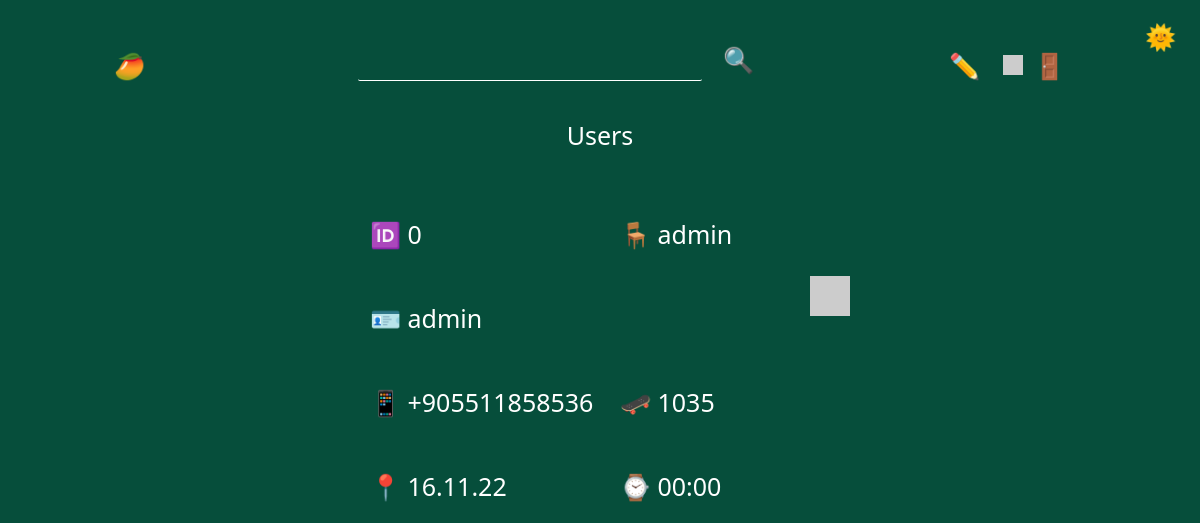
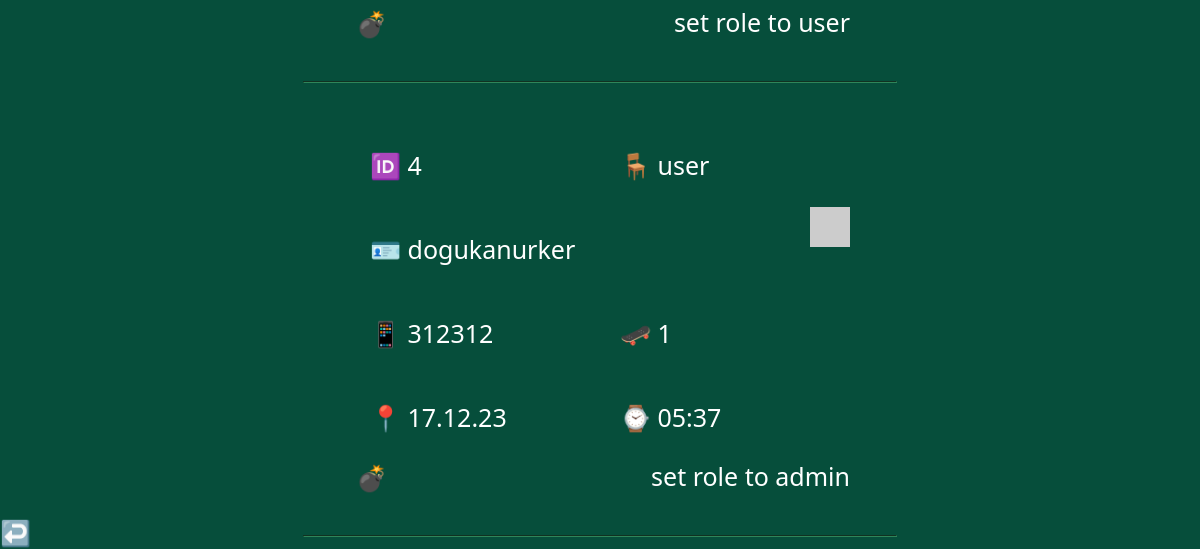
Before: /adminpanel/users (signed in) with the older database file (2 pictures, top to bottom).
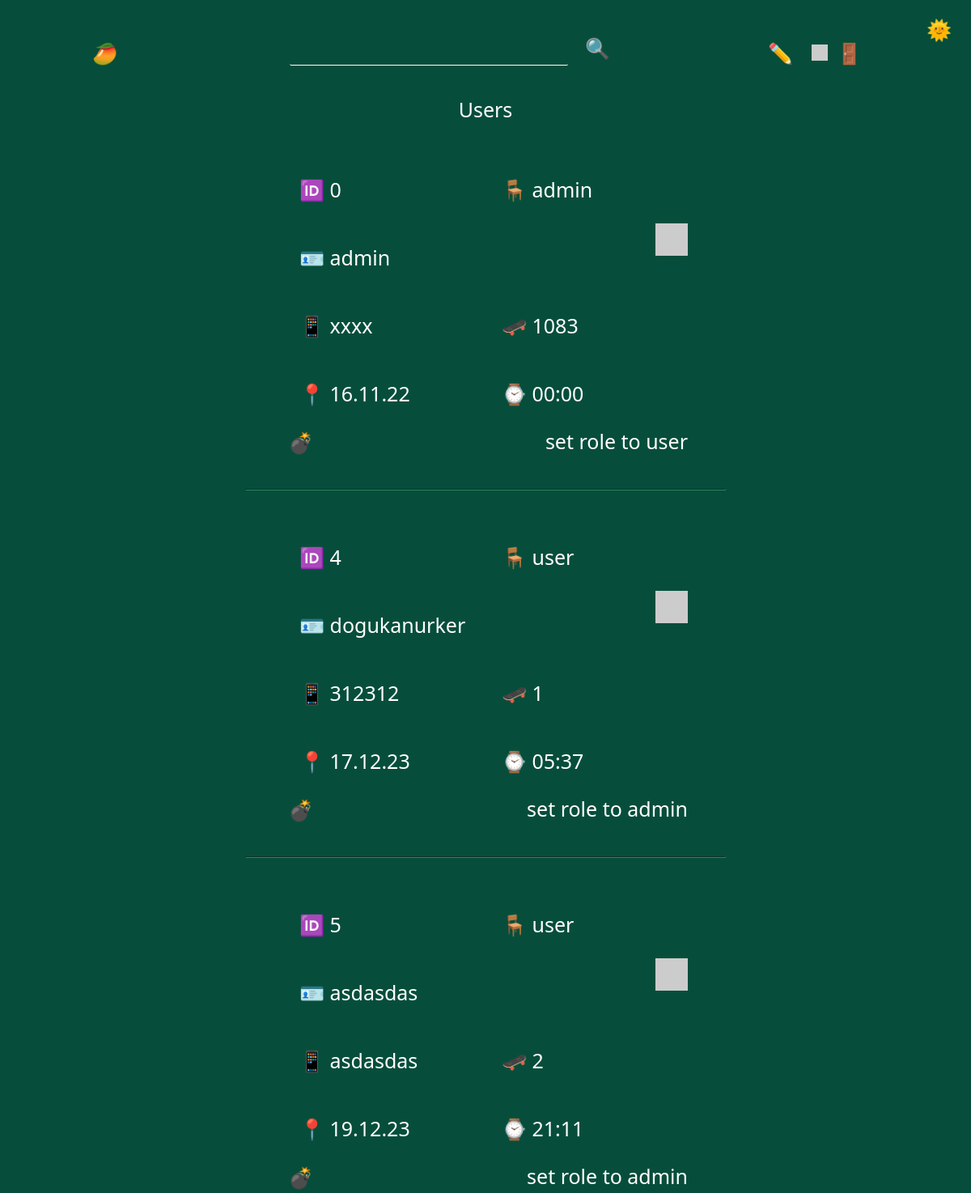
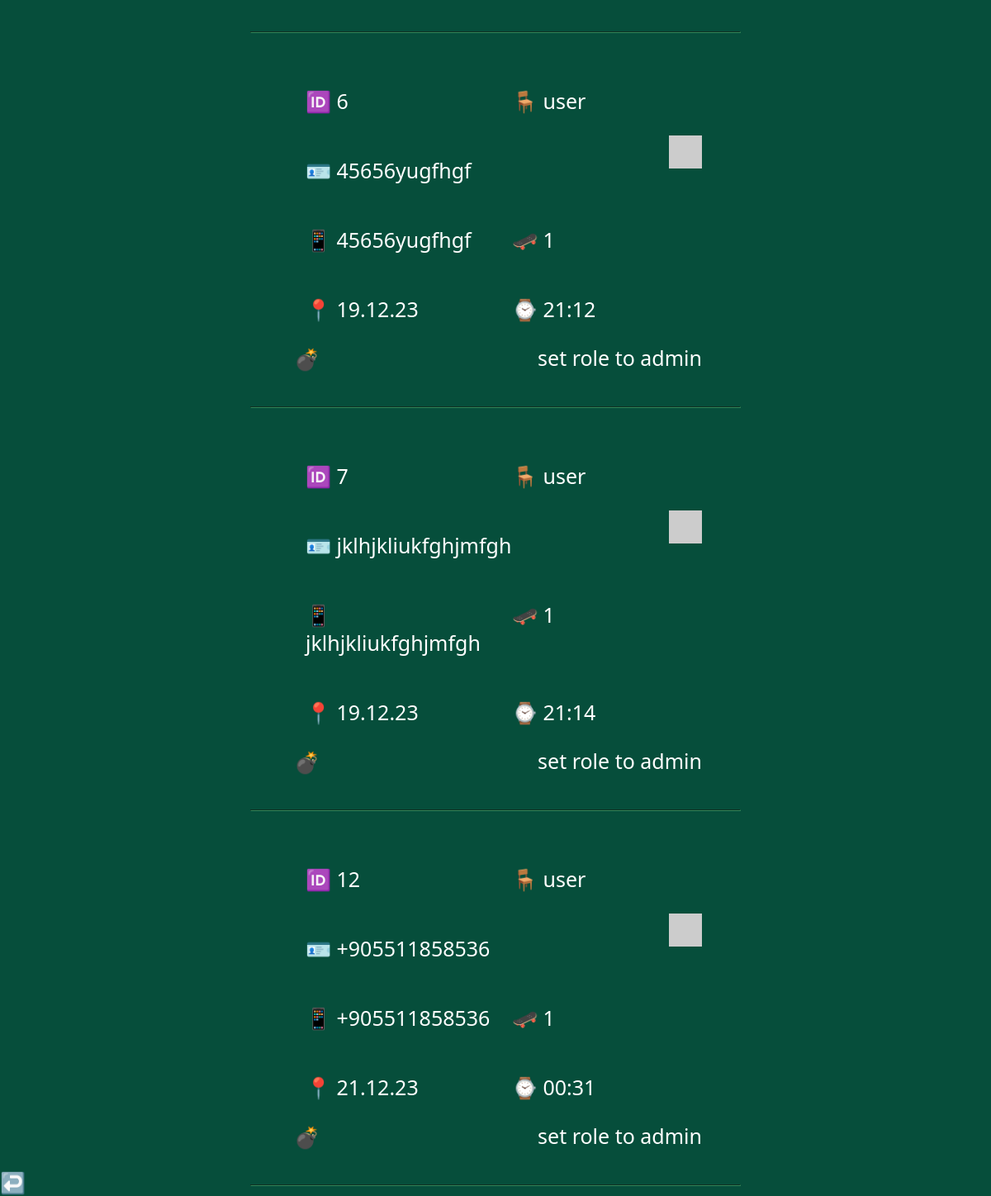
After: the same page with the newer database file (2 pictures, top to bottom).
### tables this page shows
CREATE TABLE "Users" (
	"userID"	INTEGER NOT NULL UNIQUE,
	"userName"	TEXT UNIQUE,
	"number"	TEXT UNIQUE,
	"password"	TEXT,
	"profilePicture"	TEXT,
	"role"	TEXT,
	"points"	INTEGER,
	"creationDate"	TEXT,
	"creationTime"	TEXT,
	"isVerified"	TEXT DEFAULT 'False',
	PRIMARY KEY("userID" AUTOINCREMENT)
);

### routes/adminPanelUsers.py (the view)
@adminPanelUsersBlueprint.route("/admin/users", methods=["GET", "POST"])
@adminPanelUsersBlueprint.route("/adminpanel/users", methods=["GET", "POST"])
def adminPanelUsers():
    match "userName" in session:
        case True:
            connection = sqlite3.connect("db/users.db")
            cursor = connection.cursor()
            cursor.execute(
                f'select role from users where userName = "{session["userName"]}"'
            )
            role = cursor.fetchone()[0]
            if request.method == "POST":
                if "userDeleteButton" in request.form:
                    if request.form["userName"] != "admin":
                        deleteUser(request.form["userName"])
                    else:
                        flash("admin is bomb proof", "error")
            match role == "admin":
                case True:
                    connection = sqlite3.connect("db/users.db")
                    cursor = connection.cursor()
                    cursor.execute("select * from users")
                    users = cursor.fetchall()
                    return render_template(
                        "adminPanelUsers.html",
                        users=users,
                    )
                case False:
                    return redirect("/blog")
        case False:
            return redirect("/blog")

### app.py (called while the page is built)
@app.context_processor
def utility_processor():
    getProfilePicture
    return dict(getProfilePicture=getProfilePicture)

### helpers.py (called while the page is built, shortened)
def getProfilePicture(userName):
    if session["userName"] == "admin":
        return "https://api.dicebear.com/7.x/identicon/svg?seed=asdasdasd&radius=10"

### templates/adminPanelUsers.html (shortened to what this page needs)
{% extends 'layout.html'%} {%block head%}
<link
  rel="stylesheet"
  href="{{ url_for('static', filename='css/adminPanel.css') }}"
/>
{% endblock head %} {%block body%}
<div class="usersContainer">
  <h1 class="textCenter">Users</h1>
  {% for user in users %}
  <div class="userContainer">
    <section class="stats">
      <p>🆔 {{user[0]}}</p>
      <p>🪑 {{user[5]}}</p>
    </section>
    <section class="stats">
      <p>
        🪪
        <a href="/user/{{user[1].lower()}}" class="textPrimary">{{user[1]}}</a>
      </p>
      <img src="{{user[4]}}" alt="{{user[1]}}" class="picture" />
    </section>
    <section class="stats">
      <p>📱 {{user[2]}}</p>
      <p>🛹 {{user[6]}}</p>
    </section>
    <section class="stats">
      <p>📍 {{user[7]}}</p>
      <p>⌚ {{user[8]}}</p>
    </section>
    <section class="stats">
      <form method="post">
        <button
          type="submit"
          name="userDeleteButton"
          class="textPrimary deleteUserButton"
        >
          💣
        </button>
      </form>
      {% if user[5] == "admin" %}
      <a href="/setuserrole/{{user[1].lower()}}/user" class="textPrimary"
        >set role to user</a
      >
      {% else %}
      <a href="/setuserrole/{{user[1].lower()}}/admin" class="textPrimary"
        >set role to admin</a
      >
      {% endif %}
    </section>
  </div>
  <hr />
  {% endfor %}
</div>
<a href="/admin" class="btn btnLink textPrimary" id="btnAdminPanel">↩️</a>
{% endblock body %}

Changed rows visible on the page:
changed Users "admin": number "+905511858536" → "xxxx"; points "1035" → "1083"
added Users: userID "5", role "user", userName "asdasdas", number "asdasdas", points "2", creationDate "19.12.23", creationTime "21:11"
added Users: userID "6", role "user", userName "45656yugfhgf", number "45656yugfhgf", points "1", creationDate "19.12.23", creationTime "21:12"
added Users: userID "7", role "user", userName "jklhjkliukfghjmfgh", number "jklhjkliukfghjmfgh", points "1", creationDate "19.12.23", creationTime "21:14"
added Users: userID "12", role "user", userName "+905511858536", number "+905511858536", points "1", creationDate "21.12.23", creationTime "00:31"
